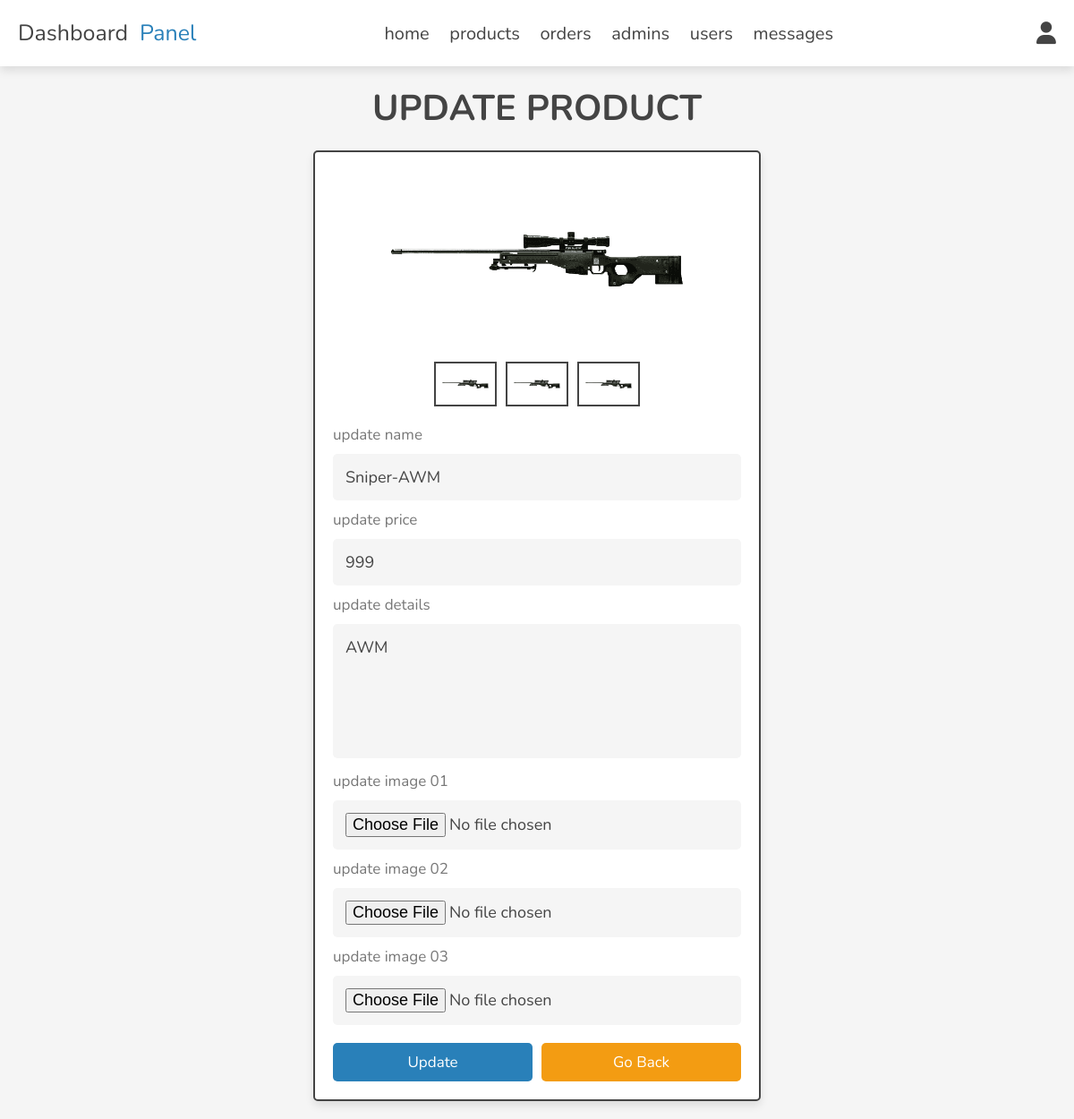
The page /admin/update_product.php?update=6 (signed in) on the database its author committed.
### tables this page shows
CREATE TABLE `products` (
  `id` int(100) NOT NULL,
  `name` varchar(100) NOT NULL,
  `details` varchar(500) NOT NULL,
  `price` int(10) NOT NULL,
  `image_01` varchar(100) NOT NULL,
  `image_02` varchar(100) NOT NULL,
  `image_03` varchar(100) NOT NULL
);

### admin/update_product.php (the view, shortened to what this page needs)
<?php
include '../components/connect.php';
?>
<!DOCTYPE html>
<html lang="en">
<head>
   <link rel="stylesheet" href="https://cdnjs.cloudflare.com/ajax/libs/font-awesome/6.1.1/css/all.min.css">
   <link rel="stylesheet" href="../css/admin_style.css">
</head>
<body>
<?php include '../components/admin_header.php'; ?>
<section class="update-product">
   <h1 class="heading">update product</h1>
   <?php
      $update_id = $_GET['update'];
      $select_products = $conn->prepare("SELECT * FROM `products` WHERE id = ?");
      $select_products->execute([$update_id]);
      if($select_products->rowCount() > 0){
         while($fetch_products = $select_products->fetch(PDO::FETCH_ASSOC)){
   ?>
   <form action="" method="post" enctype="multipart/form-data">
      <div class="image-container">
         <div class="main-image">
            <img src="../uploaded_img/<?= $fetch_products['image_01']; ?>" alt="">
         </div>
         <div class="sub-image">
            <img src="../uploaded_img/<?= $fetch_products['image_01']; ?>" alt="">
            <img src="../uploaded_img/<?= $fetch_products['image_02']; ?>" alt="">
            <img src="../uploaded_img/<?= $fetch_products['image_03']; ?>" alt="">
         </div>
      </div>
      <span>update name</span>
      <input type="text" name="name" required class="box" maxlength="100" placeholder="enter product name" value="<?= $fetch_products['name']; ?>">
      <span>update price</span>
      <input type="number" name="price" required class="box" min="0" max="9999999999" placeholder="enter product price" onkeypress="if(this.value.length == 10) return false;" value="<?= $fetch_products['price']; ?>">
      <span>update details</span>
      <textarea name="details" class="box" required cols="30" rows="10"><?= $fetch_products['details']; ?></textarea>
      <span>update image 01</span>
      <input type="file" name="image_01" accept="image/jpg, image/jpeg, image/png, image/webp" class="box">
      <span>update image 02</span>
      <input type="file" name="image_02" accept="image/jpg, image/jpeg, image/png, image/webp" class="box">
      <span>update image 03</span>
      <input type="file" name="image_03" accept="image/jpg, image/jpeg, image/png, image/webp" class="box">
      <div class="flex-btn">
         <input type="submit" name="update" class="btn" value="update">
         <a href="products.php" class="option-btn">go back</a>
      </div>
   </form>
   <?php
         }
      }else{
         echo '<p class="empty">no product found!</p>';
      }
   ?>
</section>
</body>
</html>

### css/admin_style.css (style rules this page uses)
:root { --main-color:#2980b9; --orange:#f39c12; --red:#e74c3c; --black:#444; --white:#fff; --light-color:#777; --light-bg:#f5f5f5; --border:.2rem solid var(--black); --box-shadow:0 .5rem 1rem rgba(0,0,0,.1); }
* { font-family: 'Nunito', sans-serif; margin:0; padding:0; box-sizing: border-box; outline: none; border:none; text-decoration: none; }
html { font-size: 62.5%; overflow-x: hidden; }
body { background-color: var(--light-bg); }
section { padding:2rem; max-width: 1200px; margin:0 auto; }
.heading { font-size: 4rem; color:var(--black); margin-bottom: 2rem; text-align: center; text-transform: uppercase; }
.btn, .delete-btn, .option-btn { display: block; width: 100%; margin-top: 1rem; border-radius: .5rem; padding:1rem 3rem; font-size: 1.7rem; text-transform: capitalize; color:var(--white); cursor: pointer; text-align: center; }
.btn { background-color: var(--main-color); }
.option-btn { background-color: var(--orange); }
.flex-btn { display: flex; gap:1rem; }
.update-product form { background-color: var(--white); box-shadow: var(--box-shadow); border-radius: .5rem; border:var(--border); padding:2rem; max-width: 50rem; margin:0 auto; }
.update-product form .image-container { margin-bottom: 2rem; }
.update-product form .image-container .main-image img { height: 20rem; width: 100%; object-fit: contain; }
.update-product form .image-container .sub-image { display: flex; gap:1rem; justify-content: center; margin:1rem 0; }
.update-product form .image-container .sub-image img { height: 5rem; width: 7rem; object-fit: contain; padding:.5rem; border:var(--border); cursor: pointer; transition: .2s linear; }
.update-product form .box { width: 100%; border-radius: .5rem; padding:1.4rem; font-size: 1.8rem; color:var(--black); background-color: var(--light-bg); margin:1rem 0; }
.update-product form span { font-size: 1.7rem; color:var(--light-color); }
.update-product form textarea { height: 15rem; resize: none; }

### rows shown on the page
products: image_01 (picture), image_02 (picture), image_03 (picture), name "Sniper-AWM", price "999", details "AWM"
